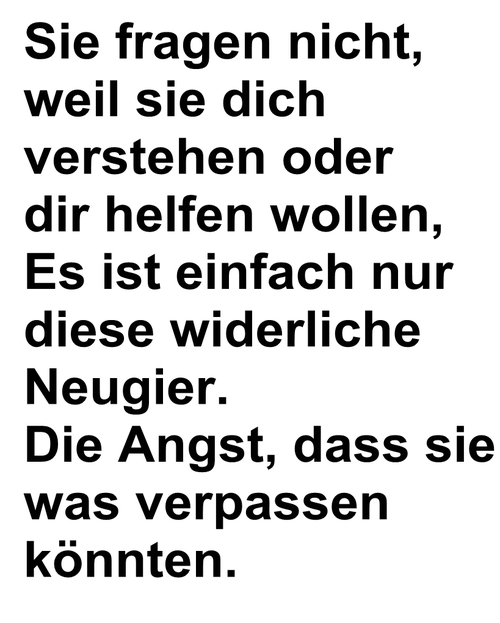
#> input picture img2.jpg, 500 x 623 px
$ python 'Text Recognation from image by using pytesseract OCR.py'
#> lines starting #> are read from the running program, lines starting #| are printed output that depends on the picture; after the words box and inside, x2 and y2 are one past the last pixel; in counts of white or black regions, pixels touching at a corner belong together
import cv2
import pytesseract

pytesseract.pytesseract.tesseract_cmd = r'C:/Program Files/Tesseract-OCR/tesseract.exe'


img = cv2.imread('img2.jpg')
#> img is the input picture: shape (623, 500, 3); min 0, max 255, mean 214.4

img = cv2.resize(img, (None) , fx=0.5 , fy = 0.5)
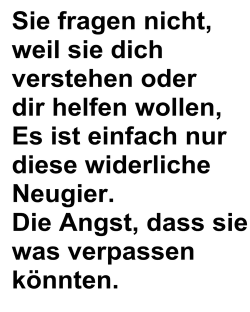
#> img: shape (312, 250, 3); min 0, max 255, mean 214.6
gray = cv2.cvtColor(img , cv2.COLOR_BGR2GRAY)
Adaptive_threshold = cv2.adaptiveThreshold(gray , 255, cv2.ADAPTIVE_THRESH_GAUSSIAN_C, cv2.THRESH_BINARY, 85, 11)
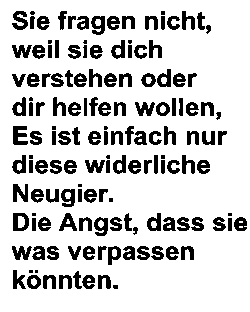
#> Adaptive_threshold: shape (312, 250); 81.6% white; 145 black regions (18 under 20 px), largest, box (x1, y1, x2, y2) and area: (13, 126, 28, 145) 204, (13, 213, 29, 231) 191, (13, 184, 28, 202) 184

config = "--psm 3" # page segmentation mode
#> (the run stopped early here; a loop or call above may not have finished)
